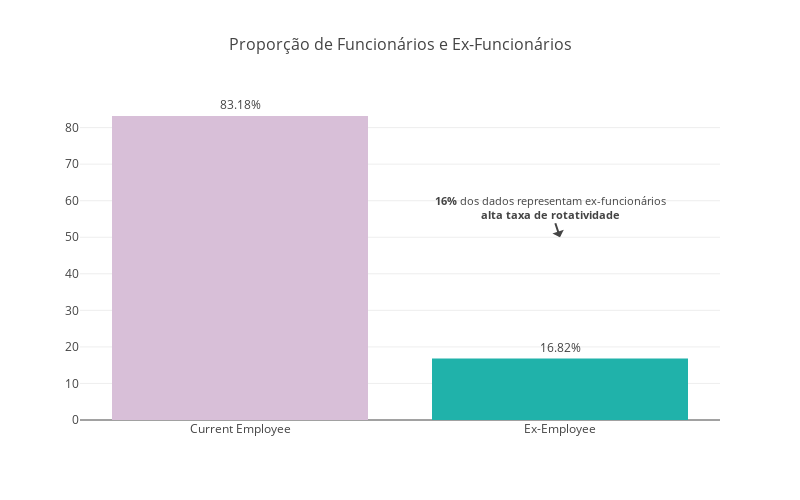

The code cell stored with this chart in its notebook:
### Code cell
# Representação em percentual dos funcionários ativos e ex-funcionários 
percentual_attrition = dados['Attrition'].value_counts(normalize=True) * 100

fig = go.Figure()

# Gráfico de barras
fig.add_trace(go.Bar(
    x=percentual_attrition.index,
    y=percentual_attrition.values,
    marker_color=['thistle', 'lightseagreen'],  # Definindo a cor das barras
    text=[f'{val:.2f}%' for val in percentual_attrition.values],  # Adicionando texto nas barras
    textposition='outside'))

# Configurando layout do gráfico
fig.update_layout(
    title='Proporção de Funcionários e Ex-Funcionários',
    title_x=0.5,  # Centralizando o título principal
    title_font=dict(size=16),  # Aumentando o tamanho do título
    width=800,  # Ajustando a largura do gráfico
    height=500,  # Ajustando a altura do gráfico
    plot_bgcolor='rgba(0,0,0,0)')  # Definindo o espaço entre as barras

# Anotações 
fig.add_annotation(
    x=1, 
    y=percentual_attrition.mean(),
    text="<b>16%</b> dos dados representam ex-funcionários<br><b>alta taxa de rotatividade",
    font=dict(size=11),
    align='center'
)
fig.show()

### Figure 1 — Plotly figure (JSON) as saved in the notebook; plotly's stock layout.template omitted (floating-point values rounded to 4 significant figures)
{"data": [{"marker": {"color": ["thistle", "lightseagreen"]}, "text": ["83.18%", "16.82%"], "textposition": "outside", "type": "bar", "x": ["Current Employee", "Ex-Employee"], "y": [83.18, 16.82]}], "layout": {"annotations": [{"align": "center", "font": {"size": 11}, "text": "<b>16%</b> dos dados representam ex-funcionários<br><b>alta taxa de rotatividade", "x": 1, "y": 50}], "height": 500, "plot_bgcolor": "rgba(0,0,0,0)", "title": {"font": {"size": 16}, "text": "Proporção de Funcionários e Ex-Funcionários", "x": 0.5}, "width": 800}}
